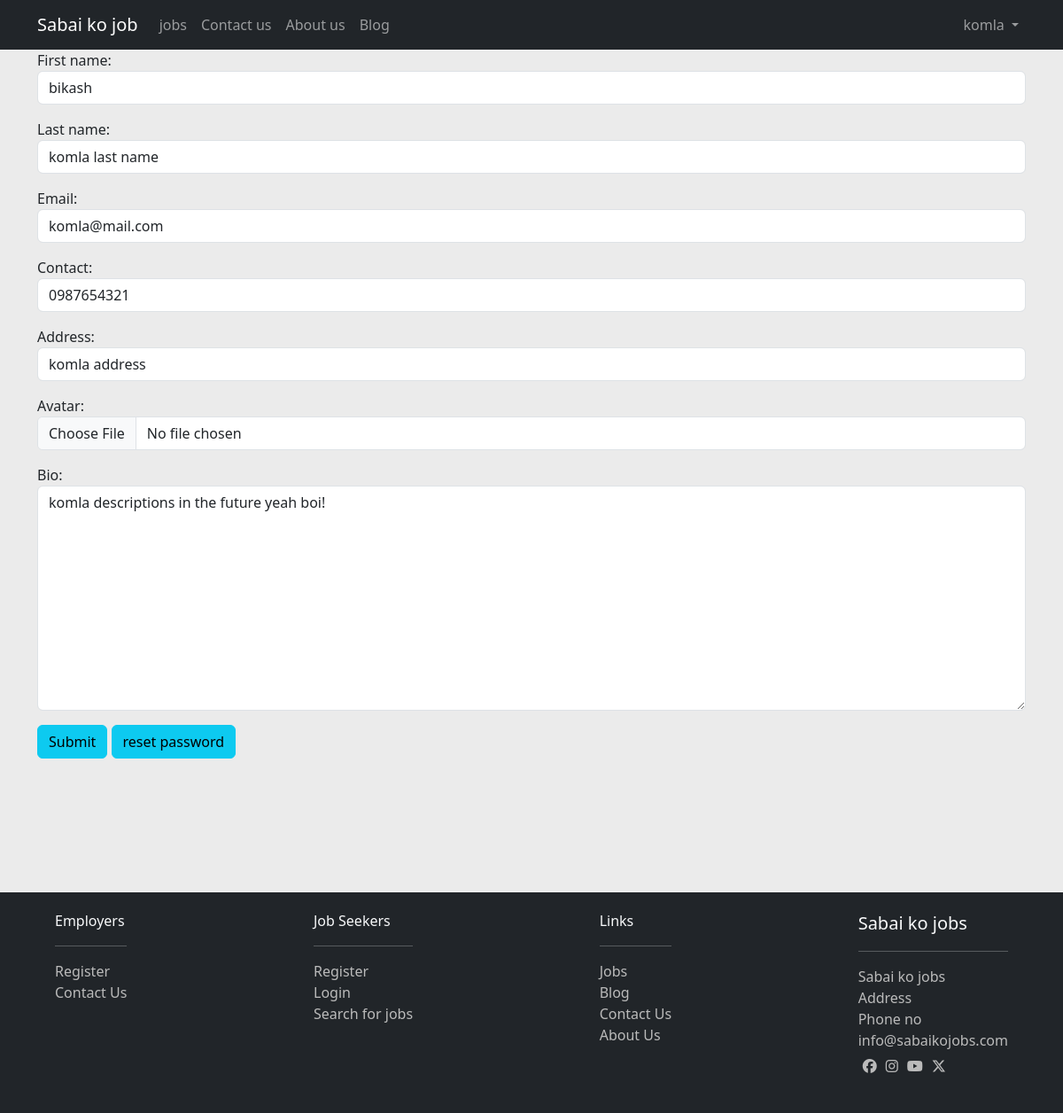
Screenshot of /account/profile/2/ (signed in) with the database file from the repository.
### account/models.py (models this page shows, shortened)
class User(AbstractUser):
	pass

class Profile(models.Model):
    user = models.OneToOneField(User,on_delete=models.CASCADE)
    contact = models.CharField(max_length=255, blank = True, null = True)
    address = models.CharField(max_length=255, blank = True, null = True)
    avatar = models.ImageField(upload_to="profile", blank = True, null = True)
    bio = models.TextField(blank=True,null = True)

### account/views.py (the view)
# urls.py: path('profile/<int:username_id>/',profile_view, name='profile'),
def profile_view(request,username_id):
    user = get_object_or_404(User,id = username_id)
    profile = get_object_or_404(Profile)
    form = None
    if request.user.is_authenticated and request.user.id == username_id:
        user = request.user
        initial_data = {
            'first_name':user.first_name,
            'last_name':user.last_name,
            'email':user.email,
            }
        form = ProfileForm(instance=user.profile,initial=initial_data)
    context = {'user':user,'form':form,'profile':profile}
    return render(request,'profile.html',context)

### account/forms.py
class ProfileForm(forms.ModelForm):
    first_name = forms.CharField()
    last_name = forms.CharField()
    email = forms.CharField()
    class Meta:
        model = Profile
        fields = ("first_name","last_name","email","contact","address","avatar","bio",)
    def __init__(self,*args,**kwargs):
        super().__init__(*args,**kwargs)
        for field in self.fields:
            self.fields[field].widget.attrs.update({'class':'form-control'})

### account/templates/profile.html (shortened to what this page needs)
{% extends 'base.html' %}
{% block content %}
{% if form %}
<div>
    <form method="post" action="{% url 'account:profile_update' %}" enctype="multipart/form-data">
        {{ form.as_p }}
        <input type="submit" value="Submit" name="submit" class="btn btn-info"/>
        <a href="{% url 'account:reset_password' %}" class="btn btn-info">reset password</a>
    </form>
</div>
{% endif %}
{% endblock content %}

### templates/navbar.html (shortened to what this page needs)
<nav class="navbar navbar-expand-lg navbar-dark bg-dark">
    <div class="container">
        <a href="{% url 'jobs:home' %}" class="navbar-brand">Sabai ko job</a>
        <div class="collapse navbar-collapse" id="navbarCollapse">
            <div class="navbar-nav">
                <a href="{% url 'jobs:home' %}" class="nav-item nav-link">jobs</a>
                <a href="{% url 'jobs:contactus' %}" class="nav-item nav-link">Contact us</a>
                <a href="{% url 'jobs:aboutus' %}" class="nav-item nav-link">About us</a>
                <a href="{% url 'blog_post:articles' %}" class="nav-item nav-link">Blog</a>
            </div>
            <div class="navbar-nav ms-auto">
            {% if request.user.is_authenticated %}
            <li class="nav-item dropdown">
                {% if request.user.is_authenticated %}
                    <a class="nav-link dropdown-toggle" href="#" role="button" data-bs-toggle="dropdown" aria-expanded="false">
                    {{request.user}}
                    </a>
                {% endif %}
            </li>
            {% else %}
                <a href="{% url 'account:userlogin' %}" class="nav-item nav-link">Login</a>
                <a href="{% url 'account:usersignup' %}" class="nav-item nav-link">Register</a>
            {% endif %}
            </div>
        </div>
    </div>
</nav>

### templates/base.html (style rules this page uses)
html { height: 100%; box-sizing: border-box; }
body { position: relative; margin: 0; min-height: 100%; padding-bottom: 400px; box-sizing: inherit; background-color:#EBEBEB; }

### rows the page displays
User: user "komla", first_name "bikash", last_name "komla last name", email "komla@mail.com"
Profile: contact "0987654321", address "komla address", bio "komla descriptions in the future yeah boi!"
